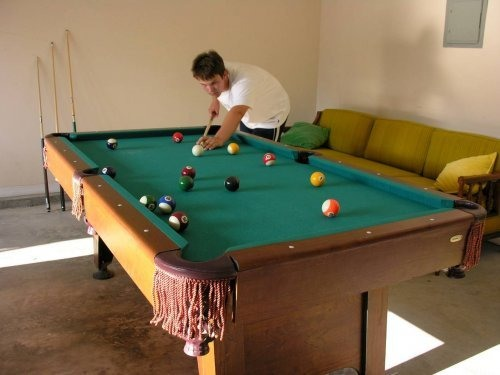
#> input picture f.jpg, 500 x 375 px
$ python internettest.py   (older library calls are emulated)
#> lines starting #> are read from the running program, lines starting #| are printed output that depends on the picture; after the words box and inside, x2 and y2 are one past the last pixel; in counts of white or black regions, pixels touching at a corner belong together; pictures that were not available may be replaced by others from this repository, and a replacement may not be noted
import cv2
import numpy as np

original = cv2.imread("f.jpg", cv2.CV_LOAD_IMAGE_GRAYSCALE)
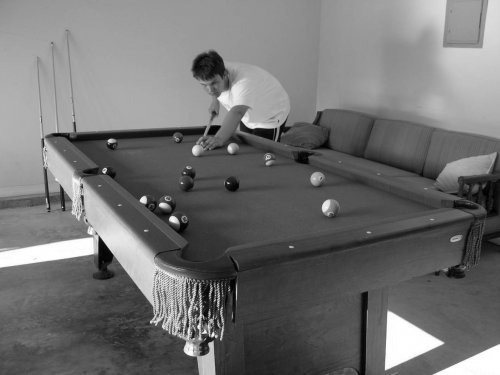
#> original: shape (375, 500); min 0, max 255, mean 113.7
retval, image = cv2.threshold(original, 50, 255, cv2.cv.CV_THRESH_BINARY)
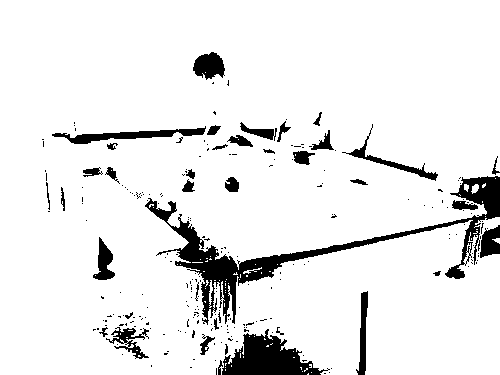
#> image: shape (375, 500); 91.5% white; 241 black regions (203 under 20 px), largest, box (x1, y1, x2, y2) and area: (145, 176, 500, 325) 6478, (222, 329, 330, 375) 2558, (52, 126, 206, 144) 970

el = cv2.getStructuringElement(cv2.MORPH_ELLIPSE, (5, 5))
image = cv2.dilate(image, el, iterations=6)
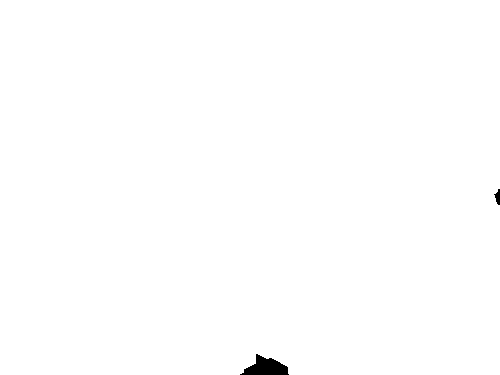
#> image: shape (375, 500); 99.7% white; 2 black regions

cv2.imwrite("dilated.png", image)

contours, hierarchy = cv2.findContours(
    image,
    cv2.cv.CV_RETR_LIST,
    cv2.cv.CV_CHAIN_APPROX_SIMPLE
)
#> contours = 1 contour; box (x1, y1, x2, y2) and area: (0, 0, 500, 375) 185964

drawing = cv2.imread("test.jpg")
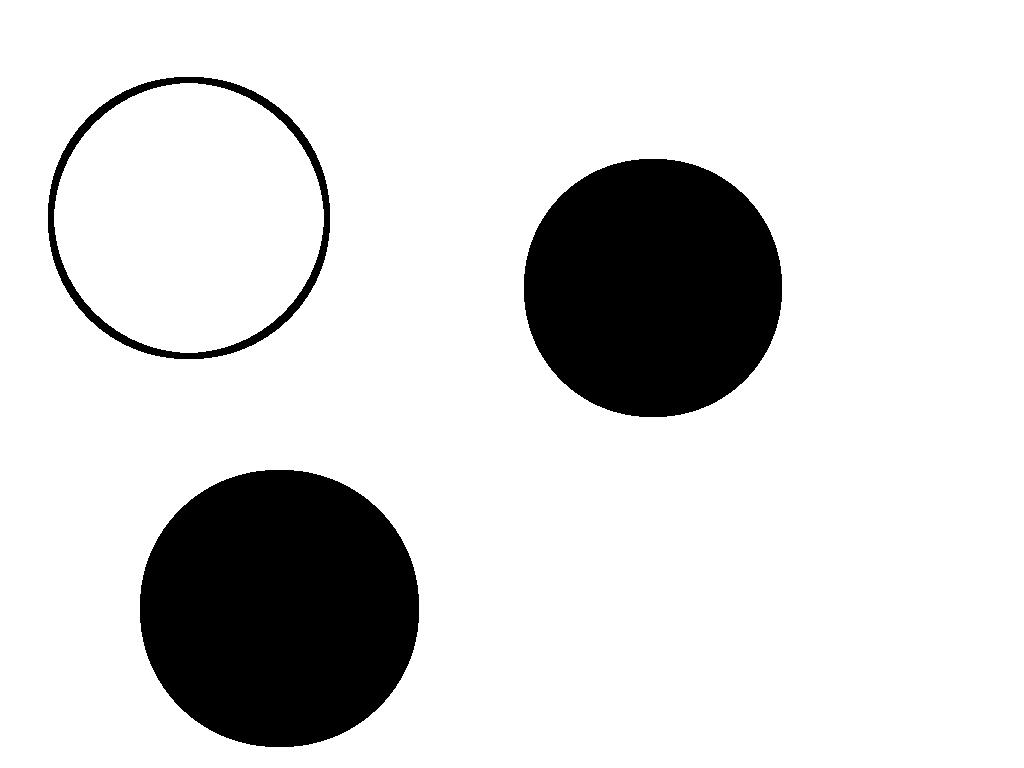
#> input picture test.png, 1024 x 768 px, given in place of test.jpg, which was not available
#> drawing is the input picture: shape (768, 1024, 3); 84.6% white; 3 black regions, box (x1, y1, x2, y2) and area: (140, 470, 419, 747) 61427, (524, 159, 782, 417) 52944, (48, 77, 330, 359) 6624

centers = []
radii = []
for contour in contours:
    area = cv2.contourArea(contour)

    # there is one contour that contains all others, filter it out
    if area > 500:
        continue

    br = cv2.boundingRect(contour)
    radii.append(br[2])

    m = cv2.moments(contour)
    center = (int(m['m10'] / m['m00']), int(m['m01'] / m['m00']))
    centers.append(center)
#> this loop made 1 pass
#> area on pass 1: 185963.5
#> after the loop, centers = []; radii = []

print("There are {} circles".format(len(centers)))
#| There are 0 circles

#> (the run stopped early here; a loop or call above may not have finished)
